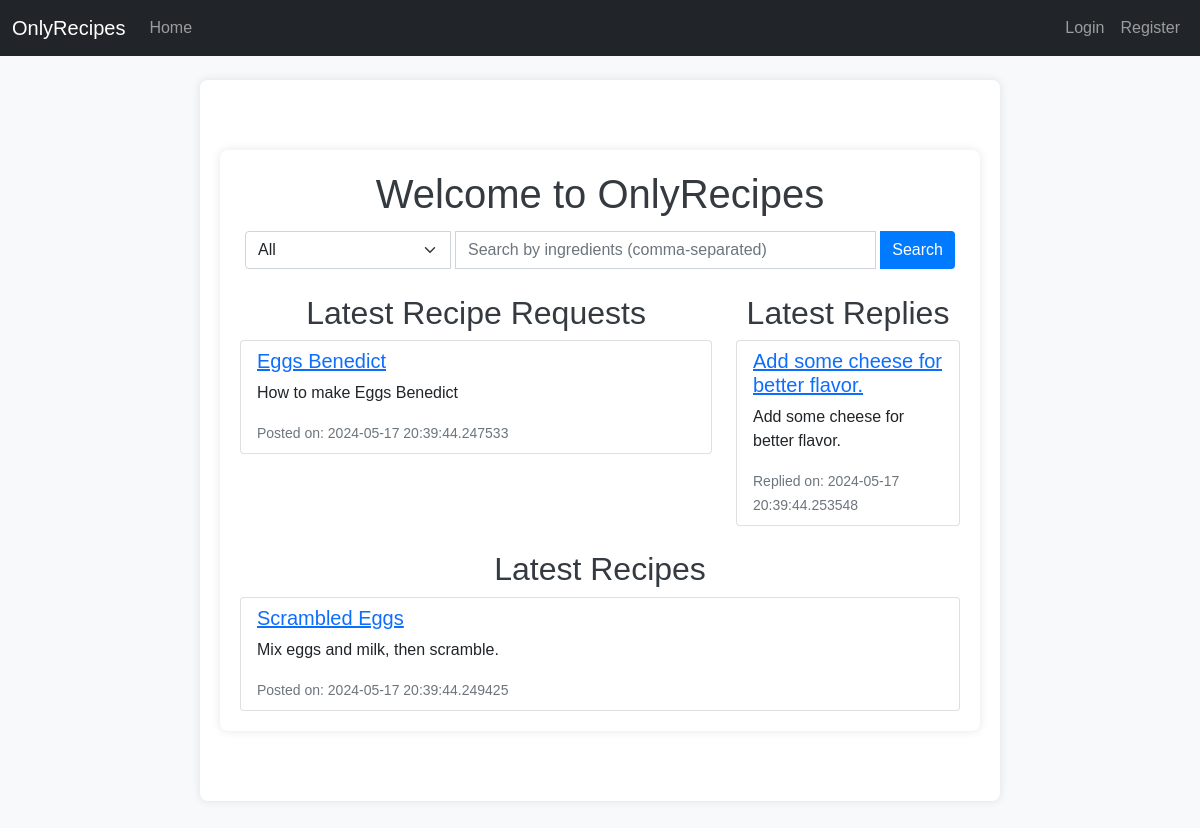
/index, run on the app's committed database.
### app/models.py (models this page shows, shortened)
class RecipeRequest(db.Model):
    id = db.Column(db.Integer, primary_key=True)
    title = db.Column(db.String(100), unique=True, nullable=False)
    description = db.Column(db.Text, nullable=False)
    meal_type = db.Column(db.String(50), nullable=False)
    created_at = db.Column(db.DateTime, default=datetime.utcnow)
    ingredients = db.relationship('Ingredient', secondary=recipe_request_ingredients, lazy='subquery', backref=db.backref('recipe_requests', lazy=True))
    user_id = db.Column(db.Integer, db.ForeignKey('user.id'), nullable=False)

class RecipeReply(db.Model):
    id = db.Column(db.Integer, primary_key=True)
    content = db.Column(db.Text, nullable=False)
    created_at = db.Column(db.DateTime, default=datetime.utcnow)
    ingredients = db.relationship('Ingredient', secondary=recipe_reply_ingredients, lazy='subquery', backref=db.backref('replies', lazy=True))
    request_id = db.Column(db.Integer, db.ForeignKey('recipe_request.id'), nullable=False)
    user_id = db.Column(db.Integer, db.ForeignKey('user.id'), nullable=False)

class Recipe(db.Model):
    id = db.Column(db.String(36), primary_key=True, default=lambda: str(uuid.uuid4()))
    title = db.Column(db.String(120), nullable=False)
    instructions = db.Column(db.Text, nullable=False)
    created_at = db.Column(db.DateTime, nullable=False, default=datetime.utcnow)
    meal_type = db.Column(db.String(50), nullable=True)
    user_id = db.Column(db.Integer, db.ForeignKey('user.id'), nullable=False)
    ingredients = db.relationship('Ingredient', secondary=recipe_ingredients, lazy='subquery', backref=db.backref('recipes', lazy=True))

### app/routes.py (the view)
@bp.route('/')
@bp.route('/index')
def index():
    recipe_requests = RecipeRequest.query.order_by(RecipeRequest.created_at.desc()).limit(5).all()
    recipe_replies = RecipeReply.query.order_by(RecipeReply.created_at.desc()).limit(5).all()
    latest_recipes = Recipe.query.order_by(Recipe.created_at.desc()).limit(5).all()
    return render_template('index.html', recipe_requests=recipe_requests, recipe_replies=recipe_replies, latest_recipes=latest_recipes)

### app/templates/index.html (shortened to what this page needs)
{% extends "base.html" %}
{% block content %}
<div class="container">
    <h1 id="welcomeMessage">Welcome to OnlyRecipes</h1>
    <form id="searchForm" action="{{ url_for('main.search') }}" method="GET" class="mb-3">
        <div class="input-group">
            <select class="form-select" id="meal_type" name="meal_type">
                <option value="">All</option>
            </select>
            <input type="text" id="search_query" class="form-control" placeholder="Search by ingredients (comma-separated)" name="search_query">
            <button class="btn btn-outline-primary" type="submit">Search</button>
        </div>
    </form>
    <div class="row">
        <div class="col-md-8">
            <h2>Latest Recipe Requests</h2>
            <ul class="list-group">
                {% if recipe_requests %}
                    {% for request in recipe_requests %}
                        <li class="list-group-item">
                            <h5><a href="{{ url_for('main.update_recipe_request', id=request.id) }}">{{ request.title }}</a></h5>
                            <p>{{ request.description }}</p>
                            <small class="text-muted">Posted on: {{ request.created_at }}</small>
                        </li>
                    {% endfor %}
                {% else %}
                    <li class="list-group-item">No recipe requests found.</li>
                {% endif %}
            </ul>
        </div>
        <div class="col-md-4">
            <h2>Latest Replies</h2>
            <ul class="list-group">
                {% if recipe_replies %}
                    {% for reply in recipe_replies %}
                        <li class="list-group-item">
                            <h5><a href="{{ url_for('main.update_reply', id=reply.id) }}">{{ reply.content }}</a></h5>
                            <p>{{ reply.content }}</p>
                            <small class="text-muted">Replied on: {{ reply.created_at }}</small>
                        </li>
                    {% endfor %}
                {% else %}
                    <li class="list-group-item">No recipe replies found.</li>
                {% endif %}
            </ul>
        </div>
    </div>
    <div class="mt-4">
        <h2>Latest Recipes</h2>
        <ul class="list-group">
            {% if latest_recipes %}
                {% for recipe in latest_recipes %}
                    <li class="list-group-item">
                        <h5><a href="{{ url_for('main.update_recipe', recipe_id=recipe.id) }}">{{ recipe.title }}</a></h5>
                        <p>{{ recipe.instructions }}</p>
                        <small class="text-muted">Posted on: {{ recipe.created_at }}</small>
                    </li>
                {% endfor %}
            {% else %}
                <li class="list-group-item">No recipes found.</li>
            {% endif %}
        </ul>
    </div>
</div>
{% endblock %}

### app/static/css/styles.css (style rules this page uses)
body { font-family: Arial, sans-serif; background-color: #f8f9fa; margin: 0; padding: 0; }
.container { max-width: 800px; margin: 50px auto; padding: 20px; background-color: #ffffff; border-radius: 8px; box-shadow: 0 0 10px rgba(0, 0, 0, 0.1); }
h1, h2 { text-align: center; color: #343a40; }
form { margin-bottom: 20px; }
.input-group { display: flex; flex-wrap: wrap; }
.input-group .form-control, .input-group .form-select, .input-group .btn { flex: 1; margin: 5px; }
.input-group .form-control { max-width: calc(70% - 10px); }
.input-group .form-select { max-width: calc(30% - 10px); }
.input-group .btn { flex: none; max-width: 150px; background-color: #007bff; color: #fff; border: none; }

### data on the page
RecipeRequest: title "Eggs Benedict", description "How to make Eggs Benedict", created_at "2024-05-17 20:39:44.247533"
RecipeReply: content "Add some cheese for better flavor.", created_at "2024-05-17 20:39:44.253548"
Recipe: title "Scrambled Eggs", instructions "Mix eggs and milk, then scramble.", created_at "2024-05-17 20:39:44.249425"
